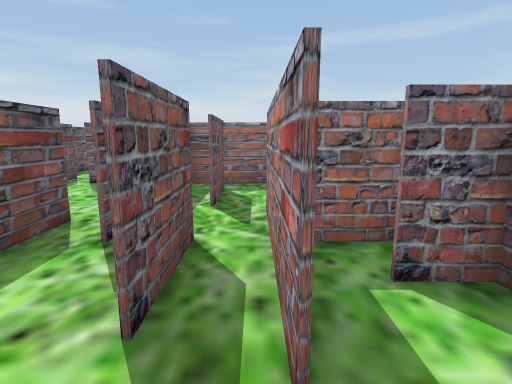
View 1 (above)

16 first-person views from a walk through a scene from a Unity 3-D project. The camera is 1.5 m above the floor, tilts 10° down and sees 80° across. The floor is counted in squares, 1 m on a side. Each view is taken from the middle of a square. On the plan, view 1 faces up. The plan holds only what a view shows up to about 15 squares ahead; the rest is blank. The place goes on beyond the plan. The player character is not drawn.

View 2
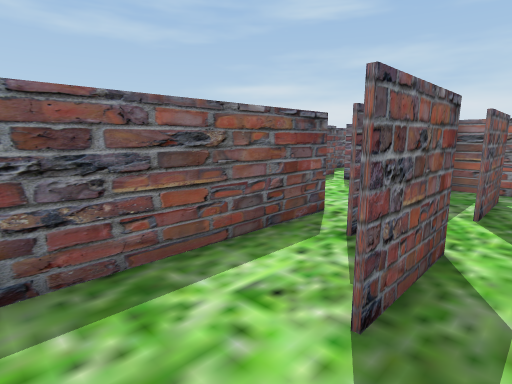

View 3
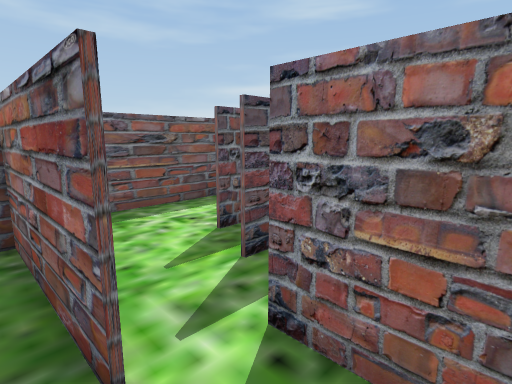

View 4
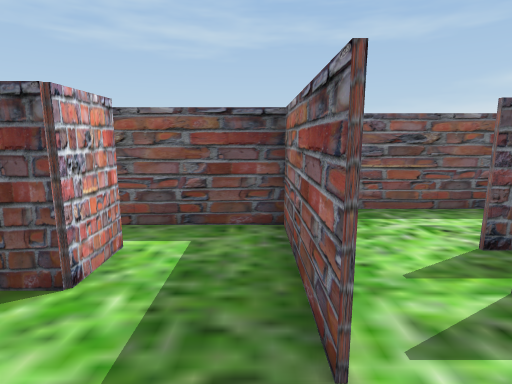

View 5
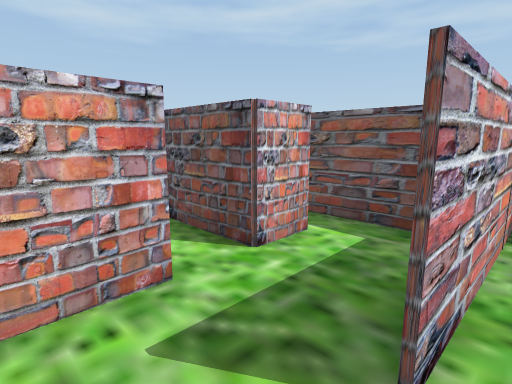

View 6
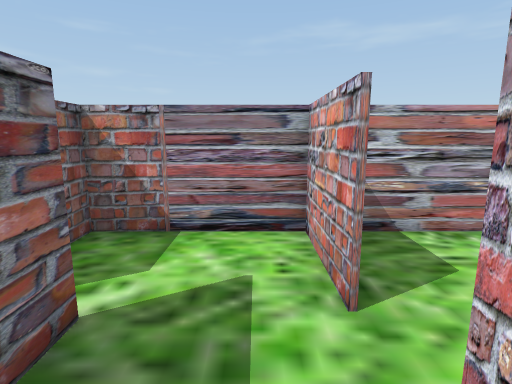

View 7
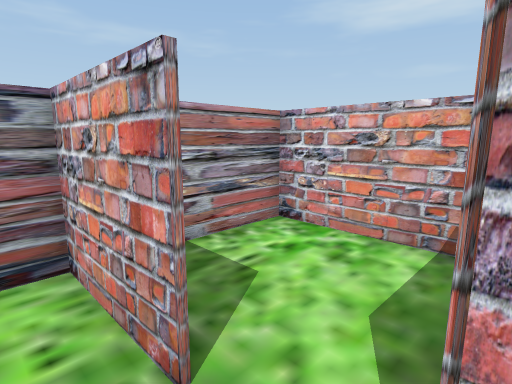

View 8
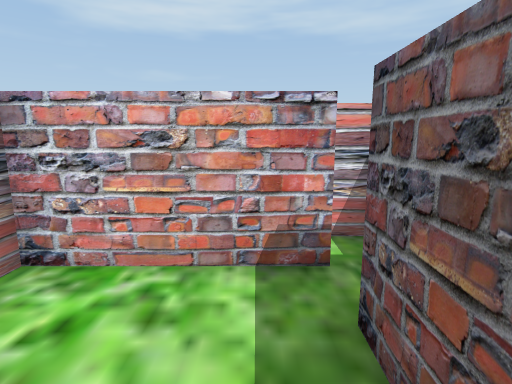

View 9
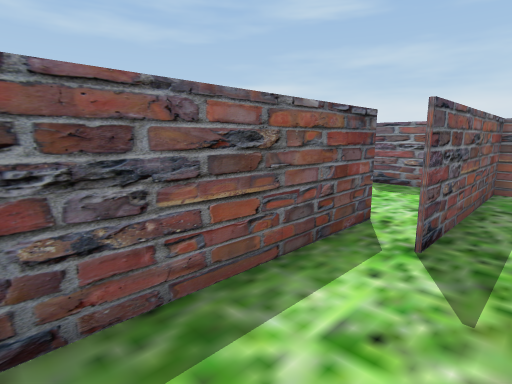

View 10
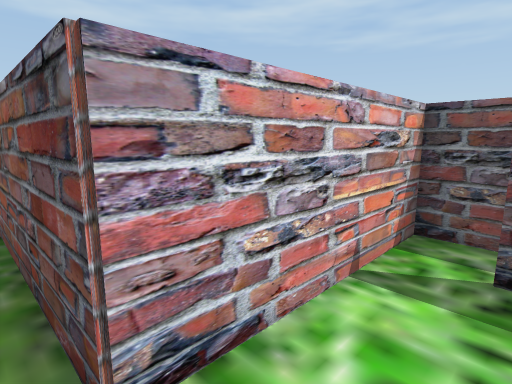

View 11
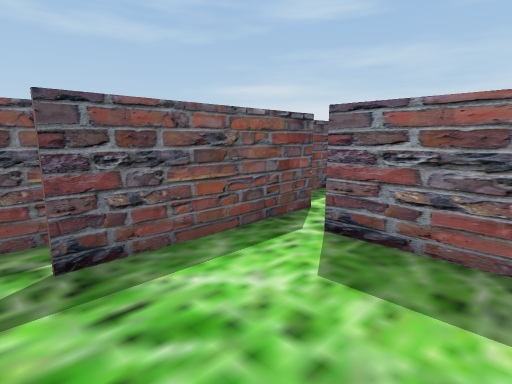

View 12
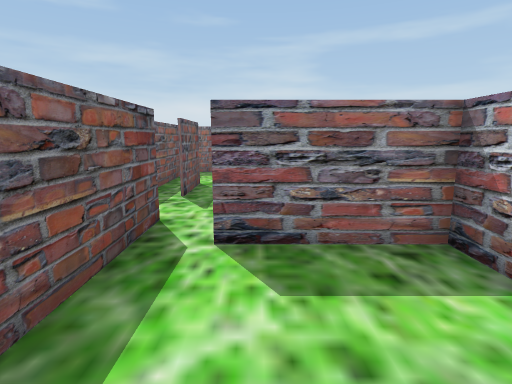

View 13
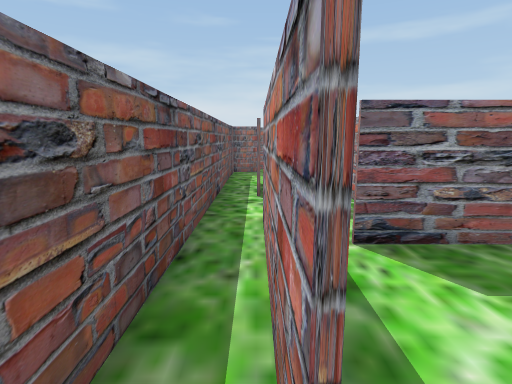

View 14
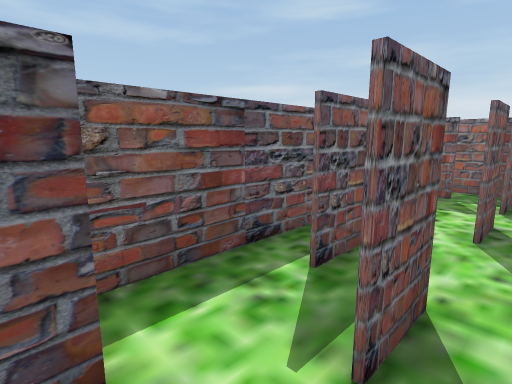

View 15
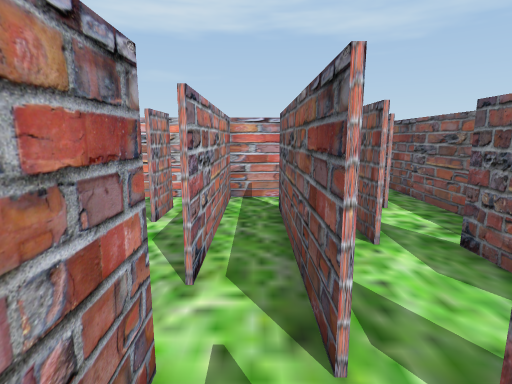

View 16
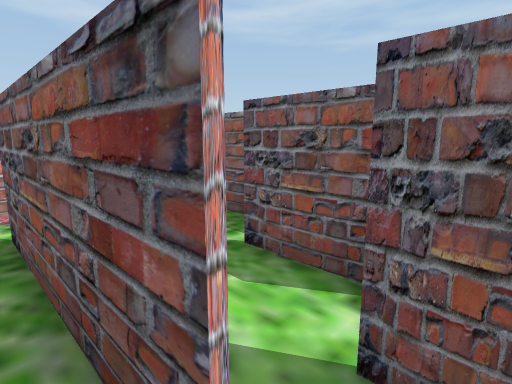

### Floor plan
Key: @ floor where view 1 was taken; # wall or solid block; x gap in a wall; . floor; = window, fence, low wall or low ledge.
Columns run from 8 left of view 1 to 4 right of it. Each row starts with its distance up from view 1.
 19   #
 18   ##.
 17   #..#
 16   ##.#
 15    #.#
 14 ####.#
 13 #.##.#
 12 #..#.#
 11 ##...##
 10 ##.####
  9  #....#
  8 ##....#
  7 ##....#
  6 #.....#
  5 #####.#
  4     #.#####
  3     #..##.##
  2     #..##..#
  1     #.....###
  0     #...@...#
 -1       #===..#
 -2       #.....#
 -3       #x#.###
 -4       # #...#
 -5         #...#
 -6         #####

Where each view was taken, in squares from view 1:
view 1: 0 up, 0 right, facing up
view 2: 0 up, 0 right, facing up-left
view 3: 1 down, 3 right, facing up-left
view 4: 1 down, 3 right, facing left
view 5: 0 up, 3 right, facing down-left
view 6: 2 down, 1 left, facing right
view 7: 2 down, 0 right, facing down-right
view 8: 3 down, 1 right, facing down
view 9: 0 up, 1 left, facing up-left
view 10: 7 up, 3 left, facing down-left
view 11: 6 up, 3 left, facing up-left
view 12: 6 up, 5 left, facing up
view 13: 6 up, 7 left, facing up
view 14: 11 up, 5 left, facing up-left
view 15: 18 up, 4 left, facing down
view 16: 17 up, 4 left, facing down-left
